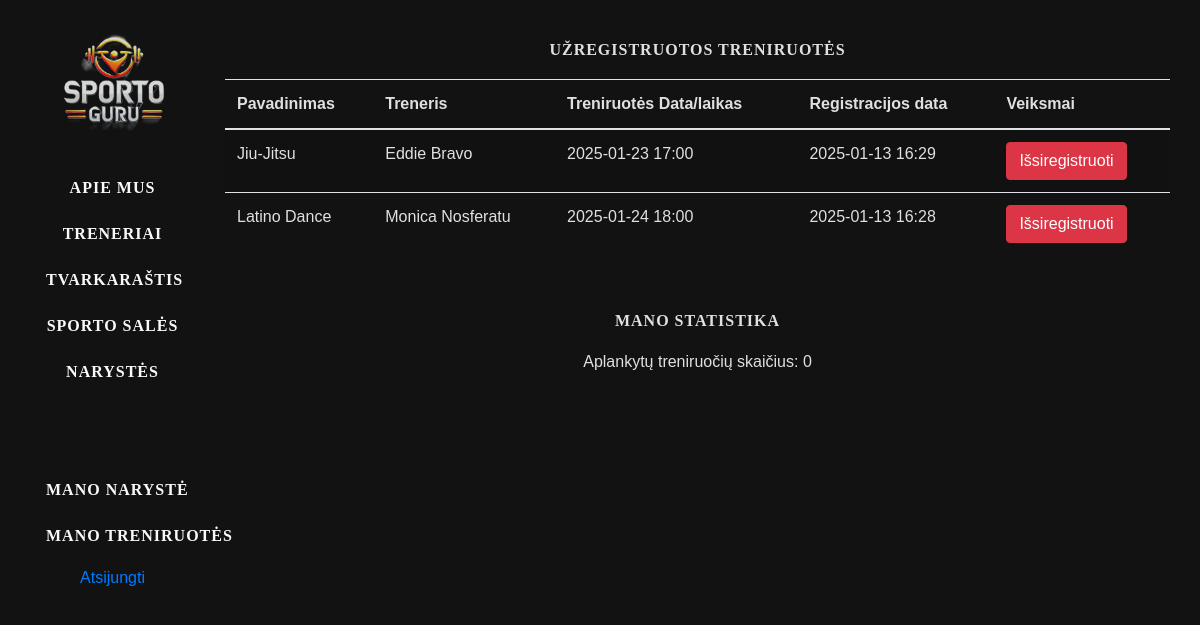
The page /gympro/manotreniruotes/ (signed in) on the database as committed earlier.
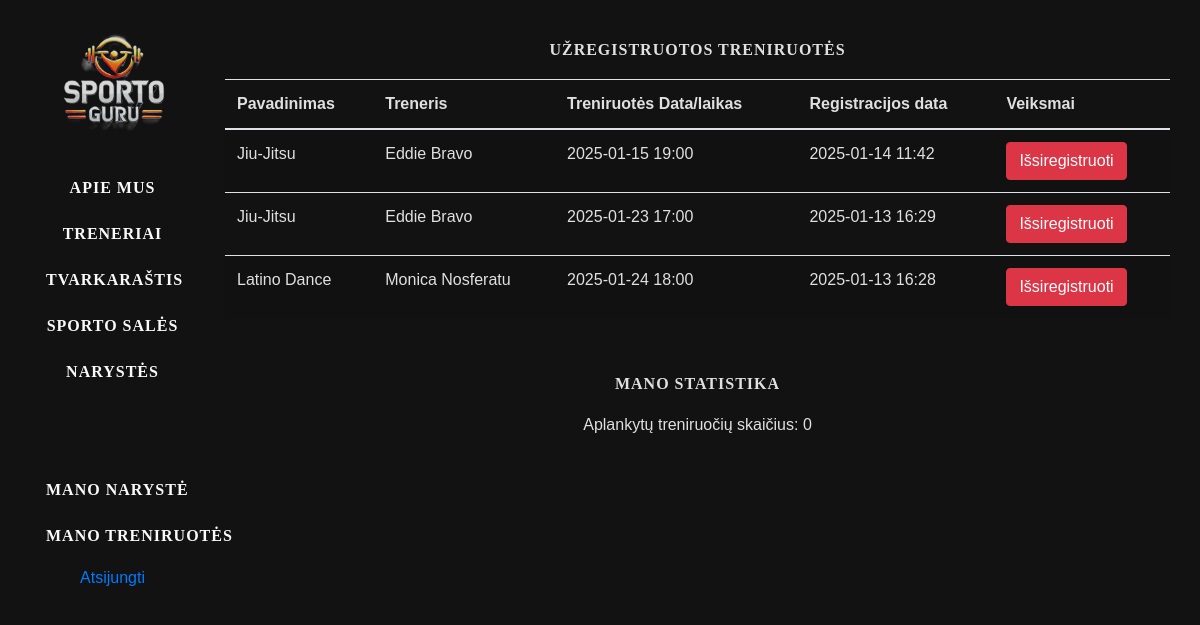
The same page on the database as committed later.
### gympro/models.py (models this page shows, shortened)
class Booking(models.Model):
    member = models.ForeignKey("Member", on_delete=models.CASCADE)
    class_session = models.ForeignKey("Class", on_delete=models.CASCADE, null=True, blank=True,related_name="classes")
    booking_date = models.DateTimeField(auto_now_add=True)
    class Meta:
        verbose_name = "Registracija"
        verbose_name_plural = "Registracijos"

class Class(models.Model):
    name = models.CharField(max_length=30)
    class_type = models.CharField(max_length=50, choices=[
        ('dziudo', 'Dziudo'),
        ('jiu-jitsu', 'Jiu-jitsu'),
        ('karate', 'Karate'),
        ('boksas', 'Boksas'),
        ('thai-boksas', 'Thai-Boksas'),
        ('crossfit', 'CrossFit'),
        ('pilates', 'Pilates'),
        ('yoga', 'Yoga'),
        ('zumba', 'Zumba'),
        ('fitness', 'Fitness'),
        ('dance', 'Dance'),
        ('gym-training', 'Gym-training'),
        ('power-lift', 'Power-lift'),
    ])
    instructor = models.ForeignKey("Instructor", on_delete=models.SET_NULL, null=True, blank=True,
                                   related_name="classes")
    sport_hall = models.ForeignKey("SportHall", on_delete=models.SET_NULL, null=True, blank=True,
                                   related_name="classes")
    schedule = models.DateTimeField(help_text="Įveskite pamokos datą ir laiką.", default=timezone.now)
    max_capacity = models.IntegerField()
    current_bookings = models.IntegerField(default=0)
    class Meta:
        ordering = ["name"]
        verbose_name = "Treniruotė"
        verbose_name_plural = "Treniruotės"

class Instructor(models.Model):
    first_name = models.CharField(max_length=30)
    last_name = models.CharField(max_length=30)
    specialization = models.CharField(max_length=100)
    bio = models.TextField(blank=True)
    contact_email = models.EmailField(blank=True, null=True)
    phone_number = models.CharField(max_length=15, blank=True, null=True)
    photo = models.ImageField(upload_to='instructors_photos/', blank=True, null=True)
    instagram = models.URLField(blank=True, null=True)
    facebook = models.URLField(blank=True, null=True)
    linkedin = models.URLField(blank=True, null=True)
    class Meta:
        ordering = ["specialization"]
        verbose_name = "Instruktorius/Treneris"
        verbose_name_plural = "Instruktoriai/Treneriai"

### gympro/views.py (the view)
# urls.py: path('manotreniruotes/', views.manotreniruotes, name='manotreniruotes'),
@login_required
def manotreniruotes(request):
    member = request.user.member
    bookings = Booking.objects.filter(member=member, class_session__schedule__gte=now()).order_by(
        'class_session__schedule')
    past_sessions_count = Booking.objects.filter(member=member, class_session__schedule__lt=now()).count()
    context = {
        'member': member,
        'bookings': bookings,
        'past_sessions_count': past_sessions_count,
    }
    return render(request, 'accounts/manotreniruotes.html', context=context)

### gympro/templates/accounts/manotreniruotes.html
{% extends "base.html" %}
{% block content %}
{% load static %}
    <div class="col-sm-10">
        <h4 class="lead text-center">Užregistruotos treniruotės</h4>
            <div class="container_profilionaryste d-flex justify-content-center">
                    {% if bookings %}
                    <table class="table table-striped">
                        <thead>
                            <tr>
                                <th>Pavadinimas</th>
                                <th>Treneris</th>
                                <th>Treniruotės Data/laikas</th>
                                <th>Registracijos data</th>
                                <th>Veiksmai</th>
                            </tr>
                        </thead>
                        <tbody>
                            {% for booking in bookings %}
                            <tr>
                                <td>{{ booking.class_session.name }}</td>
                                <td>{{ booking.class_session.instructor.first_name }} {{ booking.class_session.instructor.last_name }}</td>
                                <td>{{ booking.class_session.schedule|date:"Y-m-d H:i" }}</td>
                                <td>{{ booking.booking_date|date:"Y-m-d H:i" }}</td>
                                <td>
                                    <a href="{% url 'unregister_class' class_id=booking.class_session.id %}" class="btn btn-danger">Išsiregistruoti</a>
                                </td>
                            </tr>
                            {% endfor %}
                        </tbody>
                    </table>
                    {% else %}
                    <p>Šiuo metu neturite užsiregistruotų treniruočių.</p>
                    {% endif %}
                </div>
        <h4 class="lead text-center">Mano statistika</h4>
        <p class="text-center">Aplankytų treniruočių skaičius: {{ past_sessions_count }}</p>
    </div>
{% endblock %}

Rows that differ between the two databases and show on the page:
added Booking: class_session.name "Jiu-Jitsu", class_session.instructor.first_name "Eddie", class_session.instructor.last_name "Bravo", class_session.schedule "2025-01-15 19:00", booking_date "2025-01-14 11:42"
